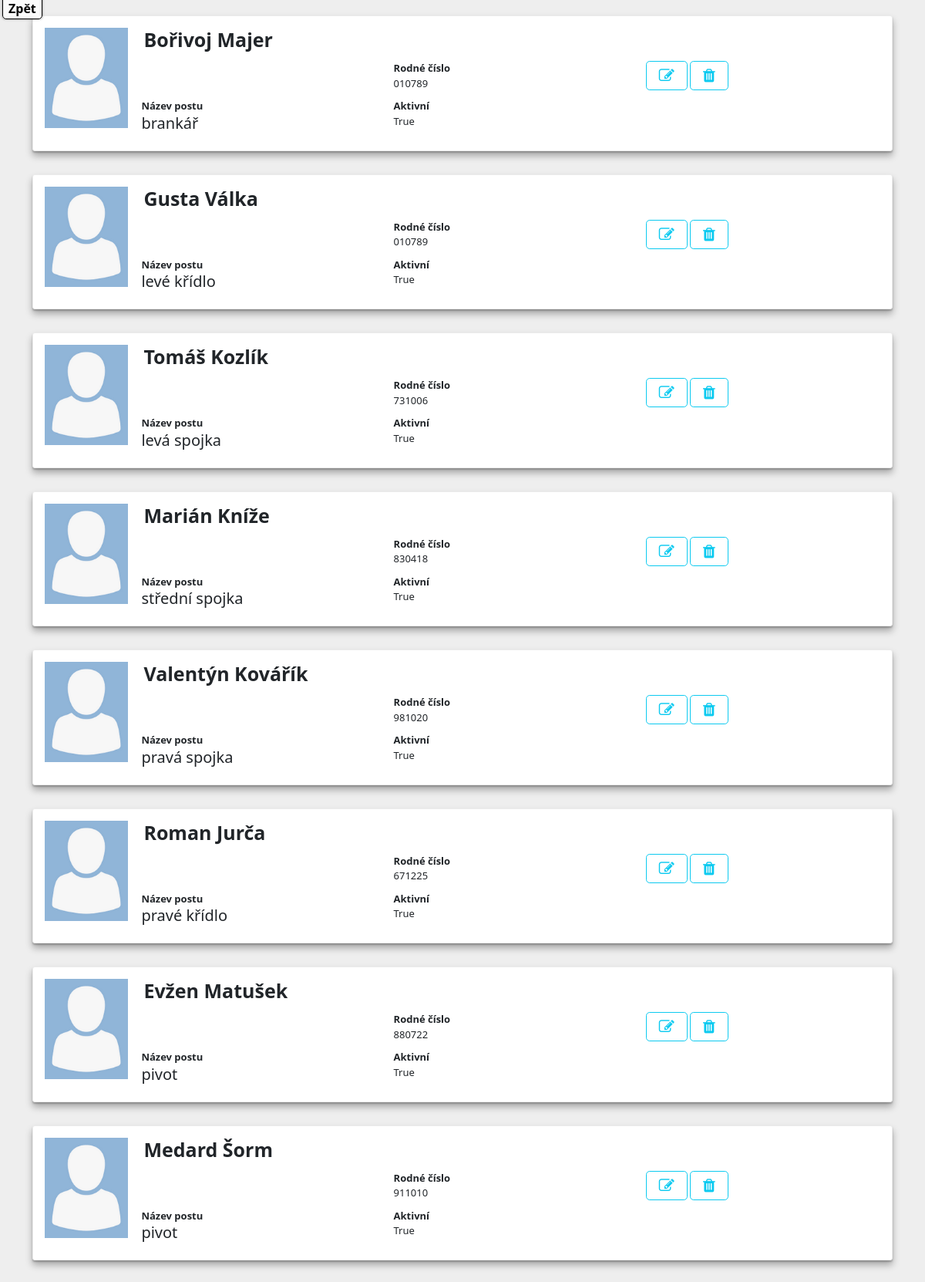
/soupiska/1, run on the app's committed database.
### HazenaIS/models.py (models this page shows, shortened)
class Kariera(models.Model):
    datum_vstupu = models.DateTimeField(default=datetime.now)
    aktivni = models.BooleanField()
    hrac = models.ForeignKey('Hrac', on_delete=models.RESTRICT)
    klub = models.ForeignKey('Klub', on_delete=models.RESTRICT)
    sezona = models.ForeignKey('Sezona', on_delete=models.RESTRICT)

class Hrac(models.Model):
    jmeno = models.CharField(max_length=50)
    prijmeni = models.CharField(max_length=50)
    rodne_cislo = models.CharField(max_length=25)
    nazev_postu = models.CharField(max_length=25)
    aktivni = models.BooleanField(default=False)

### HazenaIS/views.py (the view)
# urls.py: path('soupiska/<int:klub_id>',HazenaIS.views.soupiska, name='soupiska'),
def soupiska(request, klub_id):
    k = Kariera.objects.filter(klub=klub_id, aktivni=True)
    return render(request, 'hraci_soupiska.html', {'hraci':k})

### templates/hraci_soupiska.html (shortened to what this page needs)
{% load static %}
<html lang="en">
    <head>
        <link href="https://cdn.jsdelivr.net/npm/bootstrap@5.0.0-beta3/dist/css/bootstrap.min.css" rel="stylesheet">
        <link href="https://maxcdn.bootstrapcdn.com/font-awesome/4.7.0/css/font-awesome.min.css" rel="stylesheet" />
        <link rel="stylesheet" type="text/css" href="{% static 'css/hrac_soupiska.css' %}"/>
    </head>
<body>
  <nav class="fixed-menu">
    <ul>
      <li><a href="{% url 'kluby' %}">Zpět</a></li>
    </ul>
  </nav>
 <div class="container">
    {% for h in hraci %}
    <div class="member-entry">
        <a href="#" class="member-img">
            <img src="{% static 'img/profile.png' %}" class="img-rounded">
        <div class="member-details">
            <h4><b> <a href="#"></a>{{h.hrac.jmeno}} {{h.hrac.prijmeni}}</a></b> </h4>
            <div class="row info-list">
                <div class="col-sm-4">
                </div>
                <div class="col-sm-4">
                    <b>Rodné číslo</b>
                    <br>
                    {{h.hrac.rodne_cislo}}
                </div>
                <div class="col-sm-4">
                    <a href="{% url 'hrac_edit' h.hrac.id %}" button type="button" class="btn btn-outline-info btn-circle btn-lg btn-circle"><i class="fa fa-edit"></i></a>
                    <a href="{% url 'kariera_delete' h.hrac.id %}" button type="button" class="btn btn-outline-info btn-circle btn-lg btn-circle"><i class="fa fa-trash"></i></a>
                </div>
                <div class="col-sm-4">
                    <b>Název postu</b>
                    <h5>{{h.hrac.nazev_postu}}</h5>
                </div>
                <div class="col-sm-4">
                    <b>Aktivní</b>
                    <br>
                    {{h.hrac.aktivni}}
                </div>
                <div class="col-sm-4">
                </div>
            </div>
        </div>
    </div>
    {% endfor %}
    </body>
</html>

### static/css/hrac_soupiska.css (style rules this page uses)
body { margin-top:20px; background:#eee; }
.member-entry { border: 1px solid #ebebeb; padding: 15px; margin-top: 15px; margin-bottom: 30px; -moz-box-shadow: 0 1.5rem 4rem rgba(22, 28, 45, 0.1); -webkit-box-shadow: 0 1.5rem 4rem rgba(22, 28, 45, 0.1); box-shadow: 1 0 1.5rem 4rem rgba(22, 28, 45, 0.1); -moz-transition: all 300ms ease-in-out; -webkit-transition: all 300ms ease-in-out; -o-transition: all 300ms ease-in-out; transition: all 300ms ease-in-out; -webkit-border-radius: 3px; -webkit-background-clip: padding-box; -moz-border-radius: 3px; -moz-background-clip: padding; border-radius: 3px; background-clip: padding-box; background:#fff; -webkit-box-shadow: 0 2px 2px 0 rgba(0,0,0,0.2),0 6px 10px 0 rgba(0,0,0,0.3); box-shadow: 0 2px 2px 0 rgba(0,0,0,0.2),0 6px 10px 0 rgba(0,0,0,0.3); }
.member-entry:before, .member-entry:after { content: " "; display: table; }
.member-entry:after { clear: both; }
.member-entry .member-img, .member-entry .member-details { float: left; }
.member-entry .member-img { position: relative; display: block; width: 10%; }
.member-entry .member-img img { width: 100%; display: block; max-width: 100%; height: auto; }
.member-entry .member-details { width: 89.9%; }
.member-entry .member-details h4 { font-size: 25px; margin-left: 20px; }
.member-entry .member-details h4 a { -moz-transition: all 300ms ease-in-out; -webkit-transition: all 300ms ease-in-out; -o-transition: all 300ms ease-in-out; transition: all 300ms ease-in-out; }
.member-entry .member-details .info-list { margin-left: 5px; }
.member-entry .member-details .info-list > div { margin-top: 5px; font-size: 13px; }
.member-entry .member-details .info-list > div a { -moz-transition: all 300ms ease-in-out; -webkit-transition: all 300ms ease-in-out; -o-transition: all 300ms ease-in-out; transition: all 300ms ease-in-out; }
.member-entry .member-details .info-list > div i { -moz-transition: all 300ms ease-in-out; -webkit-transition: all 300ms ease-in-out; -o-transition: all 300ms ease-in-out; transition: all 300ms ease-in-out; }
.fixed-menu { position: fixed; top: -1px; z-index: 1000; }
.fixed-menu ul { margin: 0; padding: 0; list-style-type: none; }
.fixed-menu ul li { margin: 0; padding: 0; }
.fixed-menu li a { border: 1px solid #000; padding: 2px 7px 2px; margin: 0 3px 3px; box-shadow: 0 0 3px rgba(0,0,0,0.5); background-color: rgba(255,255,255,0.75); border-radius: 0 0 5px 5px; color: #000; font-weight: bold; text-decoration: none; }

### data on the page
Kariera: hrac.jmeno "Bořivoj", hrac.prijmeni "Majer", hrac.rodne_cislo "010789", hrac.nazev_postu "brankář", hrac.aktivni "True"
Kariera: hrac.jmeno "Gusta", hrac.prijmeni "Válka", hrac.rodne_cislo "010789", hrac.nazev_postu "levé křídlo", hrac.aktivni "True"
Kariera: hrac.jmeno "Tomáš", hrac.prijmeni "Kozlík", hrac.rodne_cislo "731006", hrac.nazev_postu "levá spojka", hrac.aktivni "True"
Kariera: hrac.jmeno "Marián", hrac.prijmeni "Kníže", hrac.rodne_cislo "830418", hrac.nazev_postu "střední spojka", hrac.aktivni "True"
Kariera: hrac.jmeno "Valentýn", hrac.prijmeni "Kovářík", hrac.rodne_cislo "981020", hrac.nazev_postu "pravá spojka", hrac.aktivni "True"
Kariera: hrac.jmeno "Roman", hrac.prijmeni "Jurča", hrac.rodne_cislo "671225", hrac.nazev_postu "pravé křídlo", hrac.aktivni "True"
Kariera: hrac.jmeno "Evžen", hrac.prijmeni "Matušek", hrac.rodne_cislo "880722", hrac.nazev_postu "pivot", hrac.aktivni "True"
Kariera: hrac.jmeno "Medard", hrac.prijmeni "Šorm", hrac.rodne_cislo "911010", hrac.nazev_postu "pivot", hrac.aktivni "True"
